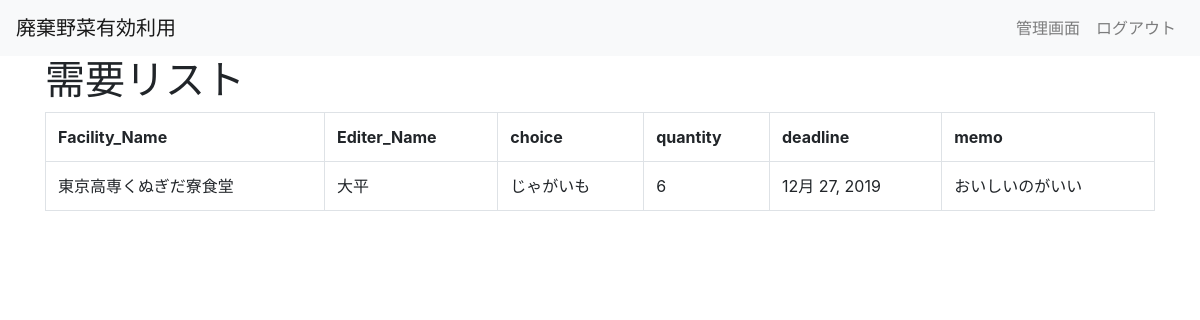
The page /C_View/ on the database as committed earlier.
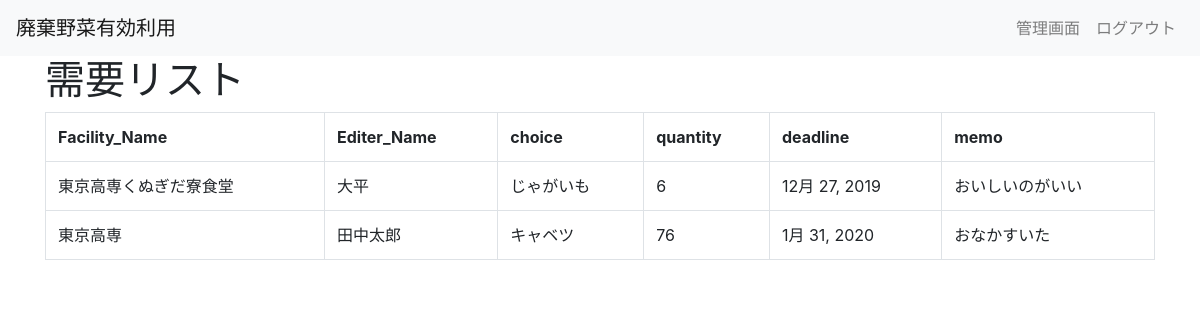
The same page on the database as committed later.
### app/models.py (models this page shows, shortened)
class Item(models.Model):
    F_name = models.CharField(
        verbose_name='施設名',
        max_length=20,
        blank=True,
        null=True,
    )
    I_name = models.CharField(
        verbose_name='入力者氏名',
        max_length=20,
        blank=True,
        null=True,
    )
    memo = models.TextField(
        verbose_name='備考',
        blank=True,
        null=True,
    )
    quontity = models.IntegerField(
        verbose_name='何kgほしいか',
        blank=True,
        null=True,
    )
    deadline = models.DateField(
        verbose_name='いつほしいか',
        blank=True,
        null=True,
    )
    vege_choice = (
        (1, '人参'),
        (2, '大根'),
        (3, 'じゃがいも'),
        (4, 'キャベツ'),
        (5, 'ホウレンソウ'),
        (6, 'ピーマン'),
        (7, 'なんでもいい'),
    )
    vegetable = models.IntegerField(
        verbose_name='ほしい野菜',
        choices=vege_choice,
        blank=True,
        null=True,
    )
    created_by = models.ForeignKey(
        User,
        verbose_name='作成者',
        blank=True,
        null=True,
        related_name='C_CreatedBy',
        on_delete=models.SET_NULL,
        editable=False,
    )
    created_at = models.DateTimeField(
        verbose_name='作成時間',
        blank=True,
        null=True,
        editable=False,
    )
    updated_by = models.ForeignKey(
        User,
        verbose_name='更新者',
        blank=True,
        null=True,
        related_name='C_UpdatedBy',
        on_delete=models.SET_NULL,
        editable=False,
    )
    updated_at = models.DateTimeField(
        verbose_name='更新時間',
        blank=True,
        null=True,
        editable=False,
    )
    class Meta:
        verbose_name = 'サンプル'
        verbose_name_plural = 'サンプル'

### app/views.py (the view)
# urls.py: path('C_View/',C_View,name = 'C_View'),
def C_View(request):
    data = Item.objects.all()
    params = {
         'title': 'costomer_data',
         'data':data,
    }
    return render(request,'app/item_C_View.html',params)

### app/templates/app/item_C_View.html
{% extends "./_base.html" %}
{% block content %}
<div class="container">
    <h1>需要リスト</h1>
    <table class="table table-bordered">
        <tr>
            <th scope="col">Facility_Name</th>
            <th scope="col">Editer_Name</th scope="col">
            <th scope="col">choice</th>
            <th scope="col">quantity</th>
            <th scope="col">deadline</th>
            <th scope="col">memo</th>
        </tr>
{% for item in data %}
    <tr>
        <td>{{ item.F_name|default_if_none:"未入力" }}</td>
        <td>{{ item.I_name|default_if_none:"未入力" }}</td>
        <td>{{ item.get_vegetable_display|default_if_none:"未入力" }}</td>
        <td>{{ item.quontity|default_if_none:"未入力" }}</td>
        <td>{{ item.deadline|default_if_none:"未入力" }}</td>
        <td>{{item.memo|default_if_none:"未入力"}}</td>
    </tr>
{% endfor %}
    </table>
</div>
{% endblock %}

### app/templates/app/_base.html (shortened to what this page needs)
{% load static %}
<!DOCTYPE html>
<html lang="ja">
<head>
    <link href="https://maxcdn.bootstrapcdn.com/bootstrap/4.0.0/css/bootstrap.min.css" rel="stylesheet"
>
    <link rel="stylesheet"
          href="https://cdnjs.cloudflare.com/ajax/libs/bootstrap-datepicker/1.8.0/css/bootstrap-datepicker.min.css">
    <link href="{% static "app/css/app.css" %}" rel="stylesheet">
</head>
<body>
<nav class="navbar navbar-expand-md navbar-light bg-light ">
    <a class="navbar-brand" href="{% url 'index' %}">廃棄野菜有効利用</a>
    <div class="collapse navbar-collapse justify-content-end" id="Navber">
        <ul class="navbar-nav">
            <li class="nav-item">
                <a class="nav-link" href="{% url 'admin:index' %}">管理画面</a>
            </li>
        </ul>
        <ul class="navbar-nav">
            <li class="nav-item">
                <a class="nav-link" href="{% url 'admin:logout' %}">ログアウト</a>
            </li>
        </ul>
    </div>
</nav>
{% block content %}
{% endblock %}
</body>
</html>

Rows that differ between the two databases and show on the page:
added Item: F_name "東京高専", I_name "田中太郎", vegetable "キャベツ", quontity "76", deadline "1月 31, 2020", memo "おなかすいた"
